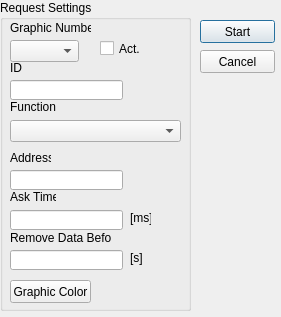
<?xml version="1.0" encoding="UTF-8"?>
<ui version="4.0">
 <class>Graph_set</class>
 <widget class="QDialog" name="Graph_set">
  <property name="geometry">
   <rect>
    <x>0</x>
    <y>0</y>
    <width>281</width>
    <height>317</height>
   </rect>
  </property>
  <property name="windowTitle">
   <string>Dialog</string>
  </property>
  <widget class="QPushButton" name="pushButton">
   <property name="geometry">
    <rect>
     <x>200</x>
     <y>20</y>
     <width>75</width>
     <height>23</height>
    </rect>
   </property>
   <property name="text">
    <string>Start</string>
   </property>
  </widget>
  <widget class="QPushButton" name="pushButton_2">
   <property name="geometry">
    <rect>
     <x>200</x>
     <y>50</y>
     <width>75</width>
     <height>23</height>
    </rect>
   </property>
   <property name="text">
    <string>Cancel</string>
   </property>
  </widget>
  <widget class="QGroupBox" name="groupBox">
   <property name="geometry">
    <rect>
     <x>0</x>
     <y>0</y>
     <width>191</width>
     <height>311</height>
    </rect>
   </property>
   <property name="title">
    <string>Request Settings</string>
   </property>
   <widget class="QLabel" name="label_5">
    <property name="geometry">
     <rect>
      <x>130</x>
      <y>210</y>
      <width>21</width>
      <height>16</height>
     </rect>
    </property>
    <property name="text">
     <string>[ms]</string>
    </property>
   </widget>
   <widget class="QLineEdit" name="lineEdit">
    <property name="geometry">
     <rect>
      <x>10</x>
      <y>80</y>
      <width>113</width>
      <height>20</height>
     </rect>
    </property>
   </widget>
   <widget class="QLabel" name="label_3">
    <property name="geometry">
     <rect>
      <x>10</x>
      <y>150</y>
      <width>41</width>
      <height>16</height>
     </rect>
    </property>
    <property name="text">
     <string>Address</string>
    </property>
   </widget>
   <widget class="QLineEdit" name="lineEdit_3">
    <property name="geometry">
     <rect>
      <x>10</x>
      <y>210</y>
      <width>113</width>
      <height>20</height>
     </rect>
    </property>
   </widget>
   <widget class="QLabel" name="label_2">
    <property name="geometry">
     <rect>
      <x>10</x>
      <y>60</y>
      <width>21</width>
      <height>16</height>
     </rect>
    </property>
    <property name="text">
     <string>ID</string>
    </property>
   </widget>
   <widget class="QLabel" name="label_4">
    <property name="geometry">
     <rect>
      <x>10</x>
      <y>190</y>
      <width>46</width>
      <height>13</height>
     </rect>
    </property>
    <property name="text">
     <string>Ask Time</string>
    </property>
   </widget>
   <widget class="QLineEdit" name="lineEdit_2">
    <property name="geometry">
     <rect>
      <x>10</x>
      <y>170</y>
      <width>113</width>
      <height>20</height>
     </rect>
    </property>
   </widget>
   <widget class="QCheckBox" name="checkBox">
    <property name="geometry">
     <rect>
      <x>100</x>
      <y>40</y>
      <width>41</width>
      <height>17</height>
     </rect>
    </property>
    <property name="text">
     <string>Act.</string>
    </property>
   </widget>
   <widget class="QLabel" name="label">
    <property name="geometry">
     <rect>
      <x>10</x>
      <y>20</y>
      <width>81</width>
      <height>16</height>
     </rect>
    </property>
    <property name="text">
     <string>Graphic Number</string>
    </property>
   </widget>
   <widget class="QComboBox" name="comboBox">
    <property name="geometry">
     <rect>
      <x>10</x>
      <y>40</y>
      <width>69</width>
      <height>22</height>
     </rect>
    </property>
   </widget>
   <widget class="QPushButton" name="pushButton_3">
    <property name="geometry">
     <rect>
      <x>10</x>
      <y>280</y>
      <width>81</width>
      <height>23</height>
     </rect>
    </property>
    <property name="text">
     <string>Graphic Color</string>
    </property>
   </widget>
   <widget class="QComboBox" name="comboBox_2">
    <property name="geometry">
     <rect>
      <x>10</x>
      <y>120</y>
      <width>171</width>
      <height>22</height>
     </rect>
    </property>
   </widget>
   <widget class="QLabel" name="label_6">
    <property name="geometry">
     <rect>
      <x>10</x>
      <y>100</y>
      <width>46</width>
      <height>13</height>
     </rect>
    </property>
    <property name="text">
     <string>Function</string>
    </property>
   </widget>
   <widget class="QLabel" name="label_7">
    <property name="geometry">
     <rect>
      <x>10</x>
      <y>230</y>
      <width>101</width>
      <height>16</height>
     </rect>
    </property>
    <property name="text">
     <string>Remove Data Before</string>
    </property>
   </widget>
   <widget class="QLineEdit" name="lineEdit_4">
    <property name="geometry">
     <rect>
      <x>10</x>
      <y>250</y>
      <width>113</width>
      <height>20</height>
     </rect>
    </property>
    <property name="toolTip">
     <string>&lt;html&gt;&lt;head/&gt;&lt;body&gt;&lt;p&gt;[0] for unlimited time&lt;/p&gt;&lt;/body&gt;&lt;/html&gt;</string>
    </property>
   </widget>
   <widget class="QLabel" name="label_8">
    <property name="geometry">
     <rect>
      <x>130</x>
      <y>250</y>
      <width>16</width>
      <height>16</height>
     </rect>
    </property>
    <property name="text">
     <string>[s]</string>
    </property>
   </widget>
  </widget>
 </widget>
 <resources/>
 <connections/>
</ui>
